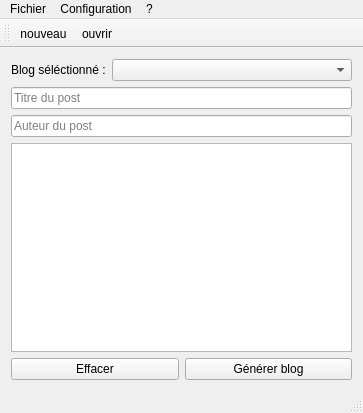
<?xml version="1.0" encoding="UTF-8"?>
<ui version="4.0">
 <class>MainWindow</class>
 <widget class="QMainWindow" name="MainWindow">
  <property name="geometry">
   <rect>
    <x>0</x>
    <y>0</y>
    <width>363</width>
    <height>413</height>
   </rect>
  </property>
  <property name="minimumSize">
   <size>
    <width>363</width>
    <height>0</height>
   </size>
  </property>
  <property name="windowTitle">
   <string>Pimp My Blog</string>
  </property>
  <widget class="QWidget" name="centralWidget">
   <layout class="QVBoxLayout" name="verticalLayout">
    <item>
     <layout class="QFormLayout" name="formLayout">
      <item row="0" column="0">
       <widget class="QLabel" name="selectedBlogLabel">
        <property name="text">
         <string>Blog séléctionné :</string>
        </property>
       </widget>
      </item>
      <item row="0" column="1">
       <widget class="QComboBox" name="blogCB">
        <property name="sizePolicy">
         <sizepolicy hsizetype="Expanding" vsizetype="Fixed">
          <horstretch>0</horstretch>
          <verstretch>0</verstretch>
         </sizepolicy>
        </property>
       </widget>
      </item>
     </layout>
    </item>
    <item>
     <widget class="QLineEdit" name="titleEdit">
      <property name="placeholderText">
       <string>Titre du post</string>
      </property>
     </widget>
    </item>
    <item>
     <widget class="QLineEdit" name="authorEdit">
      <property name="placeholderText">
       <string>Auteur du post</string>
      </property>
     </widget>
    </item>
    <item>
     <widget class="QTextEdit" name="lifeEdit"/>
    </item>
    <item>
     <layout class="QHBoxLayout" name="horizontalLayout">
      <item>
       <widget class="QPushButton" name="clearButton">
        <property name="text">
         <string>Effacer</string>
        </property>
       </widget>
      </item>
      <item>
       <widget class="QPushButton" name="generateButton">
        <property name="text">
         <string>Générer blog</string>
        </property>
       </widget>
      </item>
     </layout>
    </item>
   </layout>
  </widget>
  <widget class="QMenuBar" name="menuBar">
   <property name="geometry">
    <rect>
     <x>0</x>
     <y>0</y>
     <width>363</width>
     <height>23</height>
    </rect>
   </property>
   <widget class="QMenu" name="menuFile">
    <property name="title">
     <string>Fichier</string>
    </property>
    <addaction name="actionQuit"/>
   </widget>
   <widget class="QMenu" name="menuConfiguration">
    <property name="title">
     <string>Configuration</string>
    </property>
    <addaction name="actionPreferences"/>
   </widget>
   <widget class="QMenu" name="menuWhat">
    <property name="title">
     <string>?</string>
    </property>
    <addaction name="actionAbout"/>
   </widget>
   <addaction name="menuFile"/>
   <addaction name="menuConfiguration"/>
   <addaction name="menuWhat"/>
  </widget>
  <widget class="QToolBar" name="mainToolBar">
   <attribute name="toolBarArea">
    <enum>TopToolBarArea</enum>
   </attribute>
   <attribute name="toolBarBreak">
    <bool>false</bool>
   </attribute>
   <addaction name="actionNew"/>
   <addaction name="actionOpen"/>
  </widget>
  <widget class="QStatusBar" name="statusBar"/>
  <action name="actionQuit">
   <property name="text">
    <string>Quitter</string>
   </property>
  </action>
  <action name="actionPreferences">
   <property name="text">
    <string>Preferences</string>
   </property>
  </action>
  <action name="actionAbout">
   <property name="text">
    <string>About</string>
   </property>
  </action>
  <action name="actionNew">
   <property name="text">
    <string>nouveau</string>
   </property>
   <property name="toolTip">
    <string>Créer un nouveau blog</string>
   </property>
  </action>
  <action name="actionOpen">
   <property name="text">
    <string>ouvrir</string>
   </property>
   <property name="toolTip">
    <string>Ouvrir un blog</string>
   </property>
  </action>
 </widget>
 <layoutdefault spacing="6" margin="11"/>
 <resources/>
 <connections>
  <connection>
   <sender>actionQuit</sender>
   <signal>triggered()</signal>
   <receiver>MainWindow</receiver>
   <slot>close()</slot>
   <hints>
    <hint type="sourcelabel">
     <x>-1</x>
     <y>-1</y>
    </hint>
    <hint type="destinationlabel">
     <x>181</x>
     <y>206</y>
    </hint>
   </hints>
  </connection>
 </connections>
</ui>
